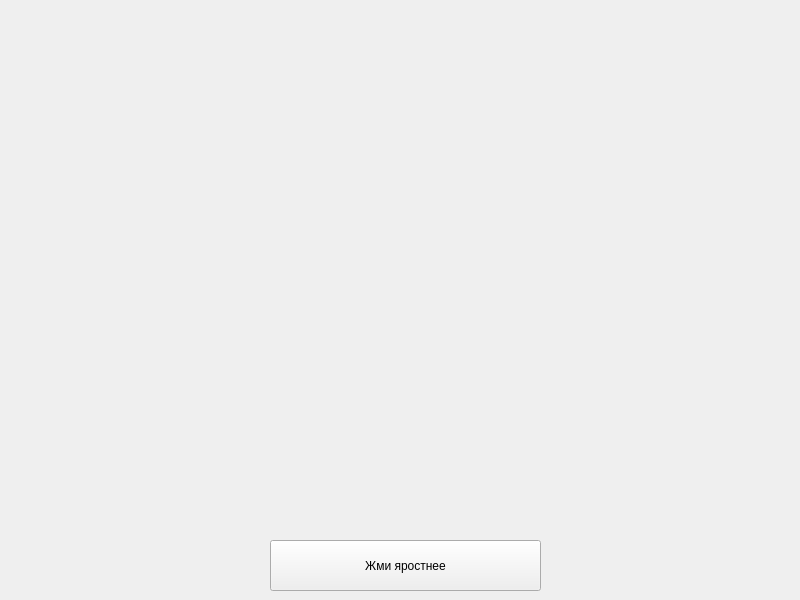
<?xml version="1.0" encoding="UTF-8"?>
<ui version="4.0">
 <class>Form</class>
 <widget class="QWidget" name="Form">
  <property name="geometry">
   <rect>
    <x>0</x>
    <y>0</y>
    <width>800</width>
    <height>600</height>
   </rect>
  </property>
  <property name="windowTitle">
   <string>Название окна</string>
  </property>
  <widget class="QPushButton" name="pushButton">
   <property name="geometry">
    <rect>
     <x>270</x>
     <y>540</y>
     <width>271</width>
     <height>51</height>
    </rect>
   </property>
   <property name="styleSheet">
    <string notr="true">font: 16pt &quot;MS Shell Dlg 2&quot;;</string>
   </property>
   <property name="text">
    <string>Жми яростнее</string>
   </property>
  </widget>
 </widget>
 <resources/>
 <connections/>
</ui>
